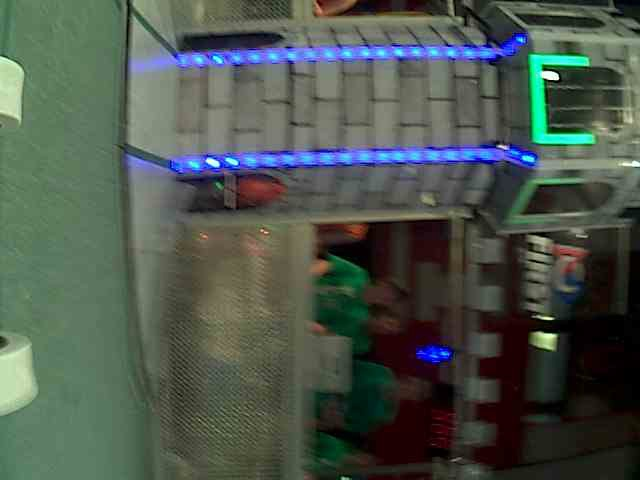
#> input picture Calibration Files/6.jpg, 640 x 480 px, found by its file name
$ python MainOneImage.py   (older library calls are emulated)
#> lines starting #> are read from the running program, lines starting #| are printed output that depends on the picture; after the words box and inside, x2 and y2 are one past the last pixel; in counts of white or black regions, pixels touching at a corner belong together
### Personal Files/manipulateImage.py
# -*- coding: utf-8 -*-
"""
Created on Sun Jan 15 15:12:37 2017

@author: Ithier

This module does picture manipulation like darkening, drawing lines on the img, etc
"""
import cv2
import numpy as np

def darkenImage(image, scale):
    darker = (image * scale).astype(np.uint8)
    return darker

def bestFitRect(img_orig, cnt):
    # Find convex hull
    hull = cv2.convexHull(cnt)
    box = np.int0(hull)

    # Create black image, draw rectangle hull on it, corner detection
    corners_img = np.zeros((img_orig.shape[0],img_orig.shape[1],img_orig.shape[2]), np.uint8)
    cv2.drawContours(corners_img, [box], 0, (255,255,255), -1)
    corners_img = cv2.cvtColor(corners_img, cv2.COLOR_BGR2GRAY)


    #                                 image, number of corners, quality (0-1), min euclidean dist
    corners = cv2.goodFeaturesToTrack(corners_img, 4, 0.2, 5) # Find coordinates for the four corners
    corners = np.int0(corners)

    # Load original image and draw BFR and corners
    cv2.drawContours(img_orig, [box], 0, (0,255,255), 2)

    for i in corners:
        x,y = i.ravel()
        cv2.circle(img_orig, (x,y), 5, (255, 0, 255), -1)

    return hull, corners, img_orig


def dilateAndErode(img, size):
    kernel = np.ones((size,size), np.uint8)
    dilation = cv2.dilate(img,kernel,iterations=1)
    erosion = cv2.erode(dilation,kernel,iterations = 1)
    return erosion

# [7 lines left out: function drawLine2Target, not called in this run]

def drawCrossHairs(image):
    h, w, c = image.shape # h = height, w = width, c = channel
    vertMid = w / 2
    vertHorz = h / 2
    image = cv2.line(image, (vertMid, 0), (vertMid, h), (255, 100, 200), 2)
    image = cv2.line(image, (0, vertHorz), (w, vertHorz), (255, 100, 200), 2)
    return image

# [5 lines left out: function rotateImage, not called in this run]

### Personal Files/findTarget.py
# -*- coding: utf-8 -*-
"""
Created on Sun Jan 22 11:05:43 2017

@author: Ithier

This module is in charge of finding the target
"""

import cv2
import numpy as np
import manipulateImage as MI
import imageCalculations as IC
import validateTarget as VT


def findValids(img_orig, filename):
    global angle, distance, validUpdate
    angle = 1000
    distance = 0
    validUpdate = False

    # Make copy of frame/image to work with
    img = np.copy(img_orig)

    # Load calibration parameters
    values = np.load(filename)
    brightness = float(values['brightness'])
    lower_bound = values['lower']
    upper_bound = values['upper']

    # Create img with parameters
    img_darker = MI.darkenImage(img, brightness)
    hsv = cv2.cvtColor(img_darker, cv2.COLOR_BGR2HSV)
    mask_orig = cv2.inRange(hsv,lower_bound,upper_bound)

    mask= np.copy(mask_orig)

    # Clean up mask with dilate and erode and threshold
    mask = MI.dilateAndErode(mask, 5)
    maskc = np.copy(mask)
    ret,maskc = cv2.threshold(maskc,127,255,0)

    # Determine if there are any valid targets
    valid, cnt, Rect_coor, BFR_img, hull = VT.findValidTarget(img, mask)

    if valid:
        validUpdate = True

        # Find and draw center
        cx1, cy1 = IC.findCenter(cnt[0])
        cx2, cy2 = IC.findCenter(cnt[1])
        cx = (cx1 + cx2) / 2
        cy = (cy1 + cy2) / 2

        # Calculate angle and distance
        angle = IC.findAnglePeg(BFR_img, cx1, cx2)
        distance = IC.findDistancePeg(BFR_img, Rect_coor)

        # Visualize calculation
        MI.drawLine2Target(BFR_img, cx, cy)
        MI.drawCrossHairs(BFR_img)
    else:
        validUpdate = False
        BFR_img = img_orig
        MI.drawCrossHairs(BFR_img)
        print 'No Valid Update'


    return angle, distance, validUpdate, BFR_img, mask_orig

### Personal Files/validateTarget.py
# -*- coding: utf-8 -*-
"""
Created on Sun Jan 15 15:49:26 2017

@author: Ithier

This file sorts
"""
import cv2
import numpy as np
from heapq import nlargest
import imageCalculations as IC
import manipulateImage as MI

# [58 lines left out: functions isValidShapePeg, isValidARPeg, isValid, not called in this run]


def zeroVariables(image):
    Rect_coor = [0,0]
    BFR_img = image
    hull = [0,0]
    return Rect_coor, BFR_img, hull


def findValidTarget(image, mask):
    areas = []
    cnt = []
    hull = []
    Rect_coor = []
    goodTarget = 0
    minArea = 1 # need to calculate good values for min and max area
    maxArea = 100^6 # need to calculate good values for min and max area
    BFR_img = np.copy(image)
    numContours = 41
    counter = 0

    # find contours
    _, contours, hierarchy = cv2.findContours(mask, cv2.RETR_TREE, cv2.CHAIN_APPROX_SIMPLE)

    # take twenty longest contours
    biggestContours = nlargest(numContours, contours, key=len)

    # Determine area of each contour and sort by largest to smallest
    for i in range(0,len(biggestContours)):
        if len(biggestContours[i]) > 3:
            contourMoment = cv2.moments(biggestContours[i])
            contourArea = contourMoment['m00']
            #if minArea < contourArea < maxArea:
            areas.append(contourArea)
    areas = np.array(areas)
    area_indices = np.argsort(areas)

    while goodTarget < 2 and counter == 0:
        if len(areas) > 0:
            # Check for validity of contours in order of largest area to smallest
            for i in reversed(area_indices):
                # Find BFR
                hull_indiv, corners, BFR_img = MI.bestFitRect(BFR_img, biggestContours[i])

                if len(corners) == 4:
                    # Organize corners
                    Rect_coor_indiv = IC.organizeCorners(corners)

                    # Determine if contour meets specs
                    appropriateCnt = isValid(hull_indiv, Rect_coor_indiv)

                    if appropriateCnt:
                        print "i is Valid: " + str(i)
                        cnt.append(biggestContours[i])
                        hull.append(hull_indiv)
                        Rect_coor.append(Rect_coor_indiv)
                        goodTarget += 1

                # break out of while loop if at end of area
                if i == area_indices[0]:
                    counter = 1

        else:
            break

    if len(cnt) == 2:
        valid = True
    elif len(cnt) == 1:
        valid = False
        Rect_coor, BFR_img, hull = zeroVariables(image)
    else:
        valid = False
        Rect_coor, BFR_img, hull = zeroVariables(image)
        cnt = [0,0]

    return valid, cnt, Rect_coor, BFR_img, hull


### Personal Files/MainOneImage.py
# -*- coding: utf-8 -*-
"""
Created on Sun Jan 22 11:25:28 2017

@author: Ithier

Analyze one image at a time
"""

import cv2
import findTarget as FT
############################ LOAD IMAGE ##################################

# directory for img
directory = 'C:/Users/Ithier/Documents/FIRST/2017/Vision Images/Vision Images/LED Peg/Numbered/'
fileName = '6.jpg'
picture = directory + fileName

# directory for npz file
directory = 'C:/Users/Ithier/Documents/FIRST/2017/PowerKnightsVision_2017/Calibration Files/' # folder npz file is in
filename = directory + 'imageValues_1ftH3ftD0Angle0Brightness.npz'

original = cv2.imread(picture)
#> original is the input picture: shape (480, 640, 3); mean B, G, R 76.8, 85.7, 76.1

######################### DO ANALYSIS ####################################
angle, distance, validUpdate, BFR_img, mask = FT.findValids(original, filename)
#> (reads Calibration Files/imageValues_1ftH3ftD0Angle0Brightness.npz from the repository)
#> in darkenImage, `darker = (image * scale).astype(np.uint8)`:
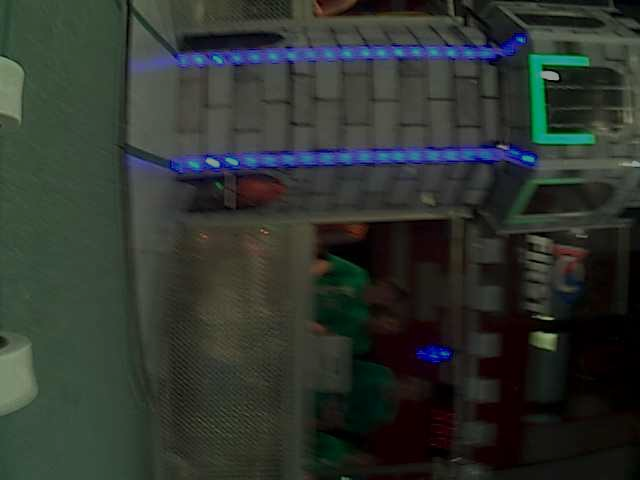
#> darker: shape (480, 640, 3); mean B, G, R 46.3, 51.8, 45.9
#> in findValids, `hsv = cv2.cvtColor(img_darker, cv2.COLOR_BGR2HSV)`: hsv: shape (480, 640, 3); mean H, S, V 55.1, 82.7, 57.1
#> in findValids, `mask_orig = cv2.inRange(hsv,lower_bound,upper_bound)`:
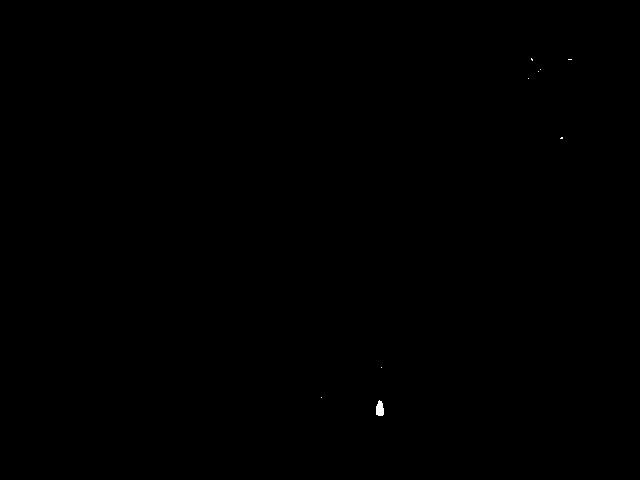
#> mask_orig: shape (480, 640); 0.04% white; 9 white regions (8 under 20 px), largest, box (x1, y1, x2, y2) and area: (376, 400, 384, 416) 101
#> in dilateAndErode, `dilation = cv2.dilate(img,kernel,iterations=1)`:
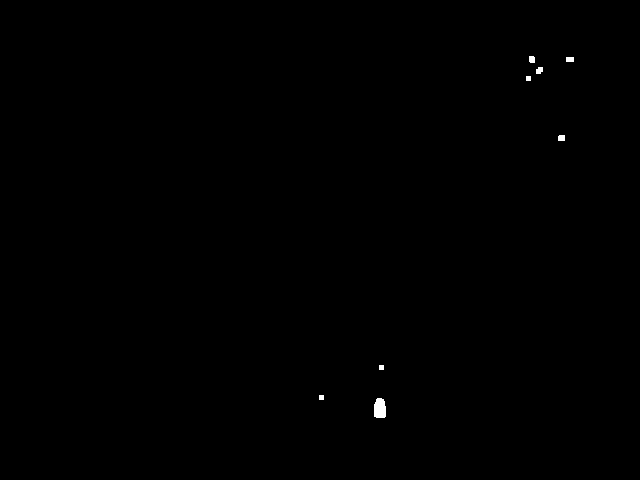
#> dilation: shape (480, 640); 0.15% white; 8 white regions
#> in findValidTarget, `_, contours, hierarchy = cv2.findContours(mask, cv2.RETR_TREE, cv2.CHA..`: contours = 9 contours, 8 with area under 20; largest, box (x1, y1, x2, y2) and area: (376, 400, 384, 416) 82
#> in findValidTarget, `biggestContours = nlargest(numContours, contours, key=len)`: biggestContours has the same summary as contours
#> the loop in findValidTarget, `for i in range(0,len(biggestContours)):` made 9 passes
#> contourArea on pass 1: 82
#> after the loop in findValidTarget, `for i in range(0,len(biggestContours)):`: areas = [82, 1.5, 1]
#> in findValidTarget, `area_indices = np.argsort(areas)`: area_indices = [2, 1, 0]
#> in bestFitRect, `hull = cv2.convexHull(cnt)`: hull = contour of 10 points, box (x1, y1, x2, y2) (376, 400, 384, 416), area 88
#> in bestFitRect, `box = np.int0(hull)`: box = [[381, 401], [382, 403], [383, 408], [383, 414], [382, 415], [378, 415], [376, 414], [376, 406], [378, 401], [379, 400]]
#> in bestFitRect, `cv2.drawContours(corners_img, [box], 0, (255,255,255), -1)`: corners_img: shape (480, 640, 3); 0.03% white; 1 white region, box (x1, y1, x2, y2) and area: (376, 400, 384, 416) 106
#> in bestFitRect, `corners = cv2.goodFeaturesToTrack(corners_img, 4, 0.2, 5)`: corners = [[380, 400], [376, 414], [382, 414]]
#> the loop in bestFitRect, `for i in corners:` made 3 passes
#> after the loop in bestFitRect, `for i in corners:`:
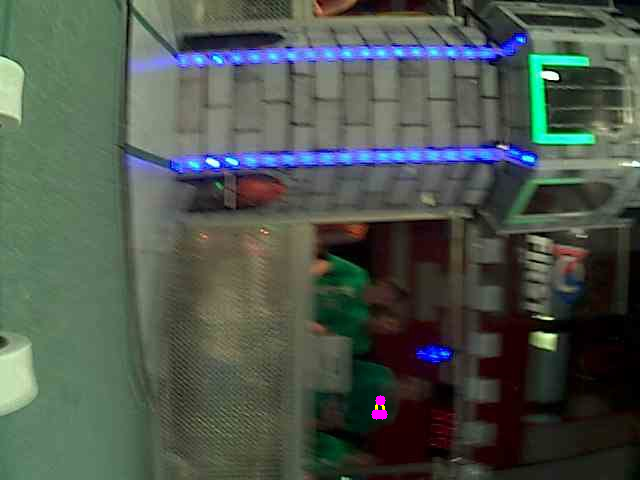
#> img_orig: shape (480, 640, 3); mean B, G, R 76.9, 85.7, 76.3
#> in findValidTarget, `hull_indiv, corners, BFR_img = MI.bestFitRect(BFR_img, biggestContours..`: hull_indiv has the same summary as hull in bestFitRect
#> in findValidTarget, `Rect_coor, BFR_img, hull = zeroVariables(image)`: Rect_coor = [0, 0]
#> in findValids, `valid, cnt, Rect_coor, BFR_img, hull = VT.findValidTarget(img, mask)`: valid = False; cnt = [0, 0]
#> in drawCrossHairs, `image = cv2.line(image, (0, vertHorz), (w, vertHorz), (255, 100, 200),..`:
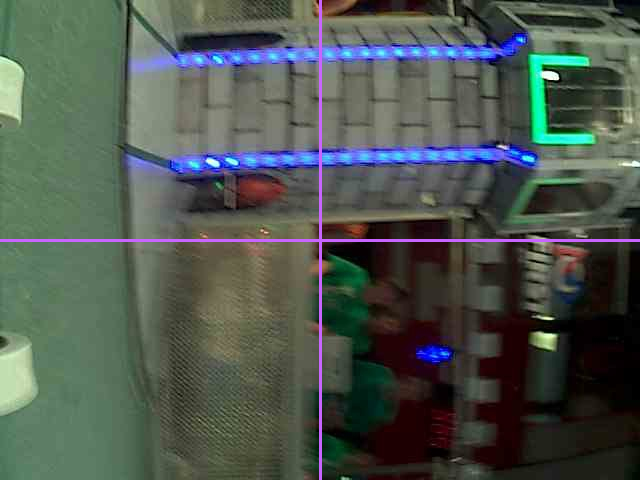
#> image: shape (480, 640, 3); mean B, G, R 78.8, 85.9, 77.4
#> angle = 1000; distance = 0; validUpdate = False

cv2.imshow('mask', mask)
cv2.imshow('Analyzed', BFR_img)

# Destroy windows when done
if cv2.waitKey(0) & 0xFF == ord('q'):
#> (key q is pressed here)
    cv2.destroyAllWindows()
